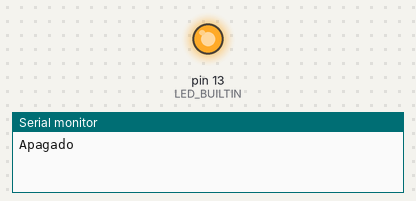
A sketch run on a simulated Arduino Uno, built with avr-gcc and run on an emulated ATmega328P. Shown: output pins drawn as LEDs (lit = HIGH), the last lines printed to the serial monitor.

Above: at 1.5 s.
At 4.5 s:
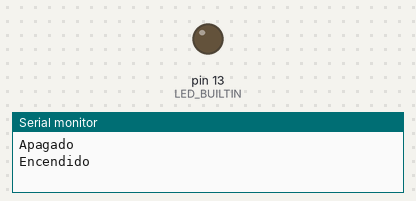
Timing chart, 0 to 7.8 s (numbered marks = the images above):
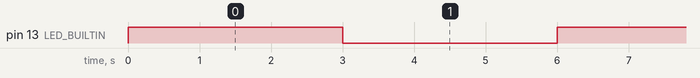

Measured:
- by itself, pin 13 (LED_BUILTIN): alternates HIGH for 3.0 s and LOW for 3.0 s

The sketch:

led.ino
```cpp
/*

  Mi primer programa :'D

*/

void setup() {

  Serial.begin(9600);
  pinMode(LED_BUILTIN, OUTPUT);
}


void loop() {
  digitalWrite(LED_BUILTIN, HIGH);
  Serial.println("Apagado");
  delay(3000);
  digitalWrite(LED_BUILTIN, LOW);
  Serial.println("Encendido");
  delay(3000);
}
```
